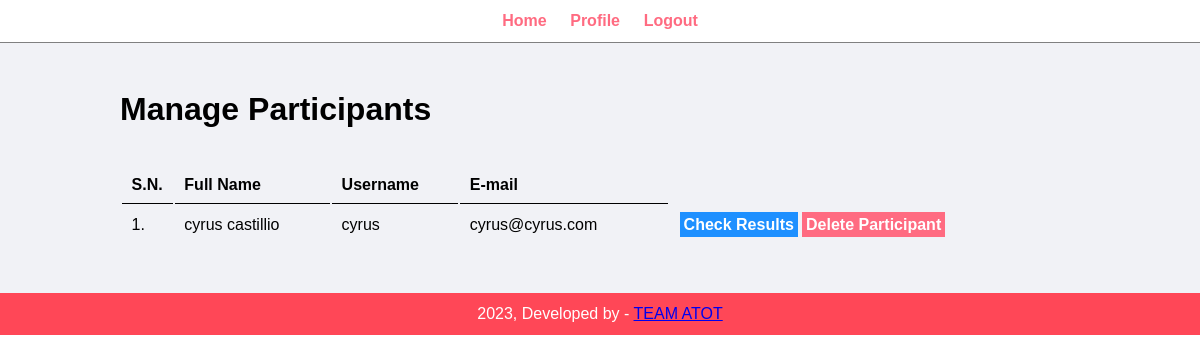
Screenshot of /admin/participant.php (signed in) with the database file from the repository.
### tables this page shows
CREATE TABLE `tbl_users` (
  `user_id` int(11) NOT NULL,
  `username` varchar(100) NOT NULL,
  `full_name` varchar(100) NOT NULL,
  `email` varchar(100) NOT NULL,
  `password` varchar(100) NOT NULL,
  `evaluator` varchar(10) NOT NULL
);

### admin/participant.php (the view, shortened to what this page needs)
<?php include('partials/menu.php');
?>
        <div class="main-content">
            <div class="wrapper">
                <h1>Manage Participants</h1>
                <br>
                <br>
                <table class="tbl-full">
                    <tr>
                        <th>S.N.</th>
                        <th>Full Name</th>
                        <th>Username</th>
                        <th>E-mail</th>
                    </tr>
                    <?php
                        $sql = "SELECT * FROM tbl_users WHERE evaluator='No'";
                        $res = mysqli_query($conn, $sql);
                        if($res==TRUE)
                        {
                            $count = mysqli_num_rows($res);
                            $sn=1;
                            if($count>0)
                            {
                                while($rows=mysqli_fetch_assoc($res))
                                {
                                    $id=$rows['user_id'];
                                    $full_name=$rows['full_name'];
                                    $username=$rows['username'];
                                    $email=$rows['email'];
                                    ?>
                                    <tr>
                                        <td><?php echo $sn++; ?>. </td>
                                        <td><?php echo $full_name; ?></td>
                                        <td><?php echo $username; ?></td>
                                        <td><?php echo $email; ?></td>
                                        <td>
                                            <a href="<?php echo SITEURL; ?>admin/results.php?id=<?php echo $id; ?>" class="btn-primary">Check Results</a>
                                            <a href="<?php echo SITEURL; ?>admin/delete-user.php?id=<?php echo $id; ?>" class="btn-danger">Delete Participant</a>
                                        </td>
                                    </tr>
                                    <?php
                                }
                            }
                            else
                            {
                            }
                        }
                    ?>
                </table>
            </div>
        </div>
<?php include('partials/footer.php') ?>

### css/admin.css (style rules this page uses)
* { margin: 0; padding: 0; font-family: Arial, Helvetica, sans-serif; }
.wrapper { padding: 1%; width: 80%; margin: 0 auto; }
.tbl-full { width: 100%; }
table tr th { border-bottom: 1px solid black; padding: 1%; text-align: left; }
table tr td { padding: 1%; }
.btn-primary { background-color: #1e90ff; padding: 1%; color: white; text-decoration: none; font-weight: bold; }
.btn-danger { background-color: #ff6b81; padding: 1%; color: white; text-decoration: none; font-weight: bold; }
.main-content { background-color: #f1f2f6; padding: 3% 0; }

### rows the page displays
tbl_users: full_name "cyrus castillio", username "cyrus", email "cyrus@cyrus.com"
